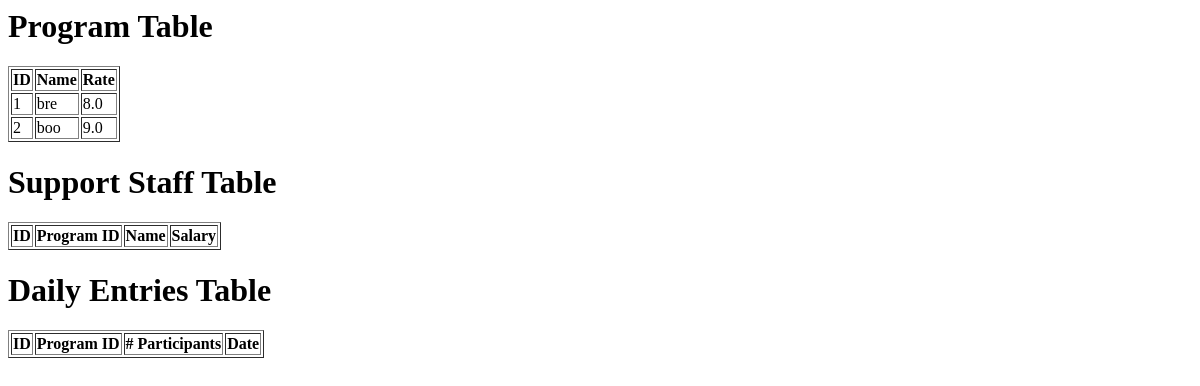
Page /view_database on the earlier database version.
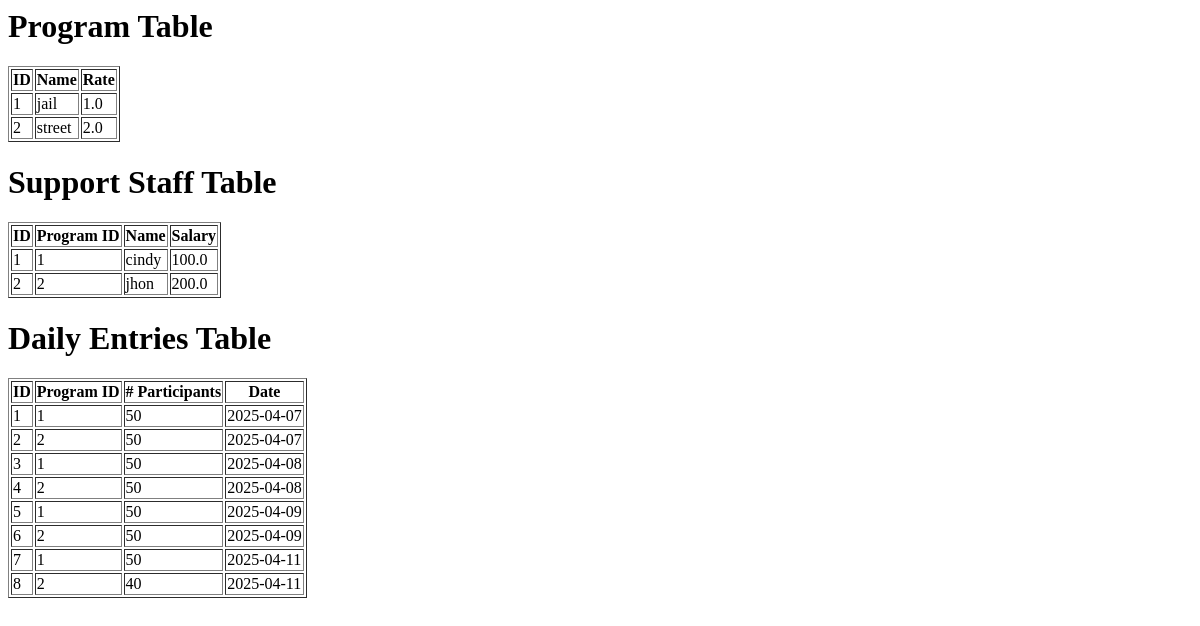
Same page on the later database version.
### app/models.py (models this page shows, shortened)
class ProgramModel(db.Model):
    __tablename__ = 'program_model'
    id = db.Column(db.Integer, primary_key=True)
    name = db.Column(db.String(100), nullable=False)
    rate = db.Column(db.Float, nullable=False)

class CostsPerProgramModel(db.Model):
    id = db.Column(db.Integer, primary_key=True)
    program_id = db.Column(db.Integer, db.ForeignKey('program_model.id'), nullable=False)
    name = db.Column(db.String(100), nullable=False)
    salary = db.Column(db.Float, nullable=False)

class DailyEntriesModel(db.Model):
    id = db.Column(db.Integer, primary_key=True)
    number_of_participants = db.Column(db.Integer, nullable=False)
    program_id = db.Column(db.Integer, db.ForeignKey('program_model.id'), nullable=False)
    date = db.Column(db.Date, nullable=False, default=date.today())

### app/routes.py (the view)
@main.route('/view_database')
def view_database():
    programs = ProgramModel.query.all()
    staff = CostsPerProgramModel.query.all()
    entries = DailyEntriesModel.query.all()
    return render_template('view_database.html', programs=programs, staff=staff, entries=entries)

### app/templates/view_database.html
<h1>Program Table</h1>
<table border="1">
    <tr>
        <th>ID</th><th>Name</th><th>Rate</th>
    </tr>
    {% for program in programs %}
    <tr>
        <td>{{ program.id }}</td>
        <td>{{ program.name }}</td>
        <td>{{ program.rate }}</td>
    </tr>
    {% endfor %}
</table>
<h1>Support Staff Table</h1>
<table border="1">
    <tr>
        <th>ID</th><th>Program ID</th><th>Name</th><th>Salary</th>
    </tr>
    {% for staff_member in staff %}
    <tr>
        <td>{{ staff_member.id }}</td>
        <td>{{ staff_member.program_id }}</td>
        <td>{{ staff_member.name }}</td>
        <td>{{ staff_member.salary }}</td>
    </tr>
    {% endfor %}
</table>
<h1>Daily Entries Table</h1>
<table border="1">
    <tr>
        <th>ID</th><th>Program ID</th><th># Participants</th><th>Date</th>
    </tr>
    {% for entry in entries %}
    <tr>
        <td>{{ entry.id }}</td>
        <td>{{ entry.program_id }}</td>
        <td>{{ entry.number_of_participants }}</td>
        <td>{{ entry.date }}</td>
    </tr>
    {% endfor %}
</table>

Differences in the rows shown:
changed ProgramModel id 1: name "bre" → "jail"; rate "8.0" → "1.0"
changed ProgramModel id 2: name "boo" → "street"; rate "9.0" → "2.0"
added CostsPerProgramModel: id "1", program_id "1", name "cindy", salary "100.0"
added CostsPerProgramModel: id "2", program_id "2", name "jhon", salary "200.0"
added DailyEntriesModel: id "1", program_id "1", number_of_participants "50", date "2025-04-07"
added DailyEntriesModel: id "2", program_id "2", number_of_participants "50", date "2025-04-07"
added DailyEntriesModel: id "3", program_id "1", number_of_participants "50", date "2025-04-08"
added DailyEntriesModel: id "4", program_id "2", number_of_participants "50", date "2025-04-08"
added DailyEntriesModel: id "5", program_id "1", number_of_participants "50", date "2025-04-09"
added DailyEntriesModel: id "6", program_id "2", number_of_participants "50", date "2025-04-09"
added DailyEntriesModel: id "7", program_id "1", number_of_participants "50", date "2025-04-11"
added DailyEntriesModel: id "8", program_id "2", number_of_participants "40", date "2025-04-11"
